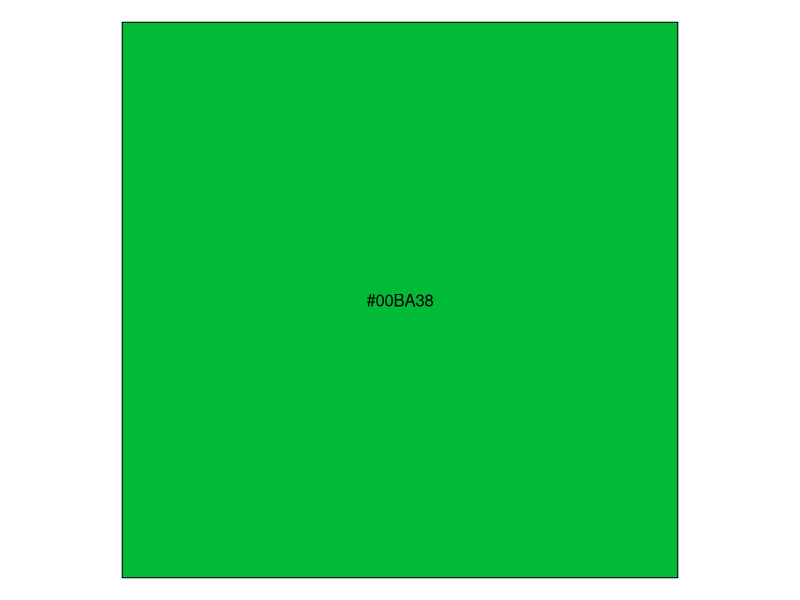
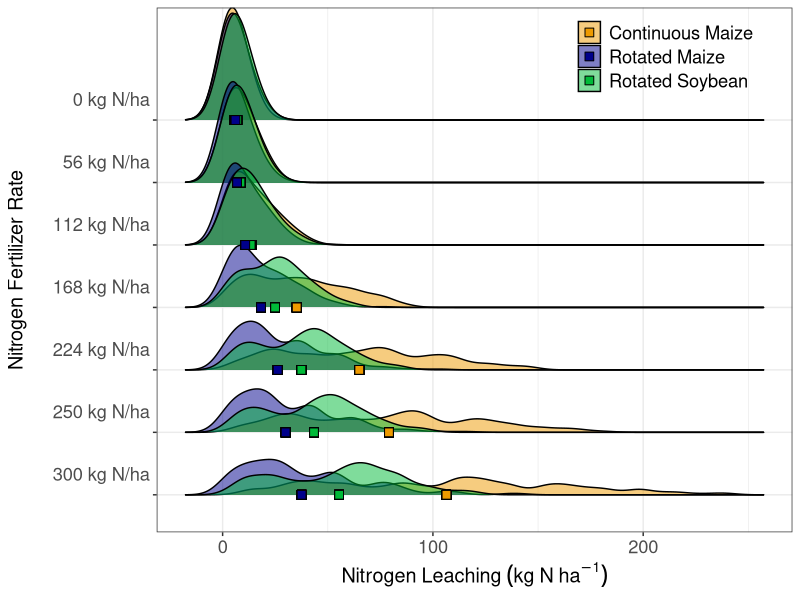
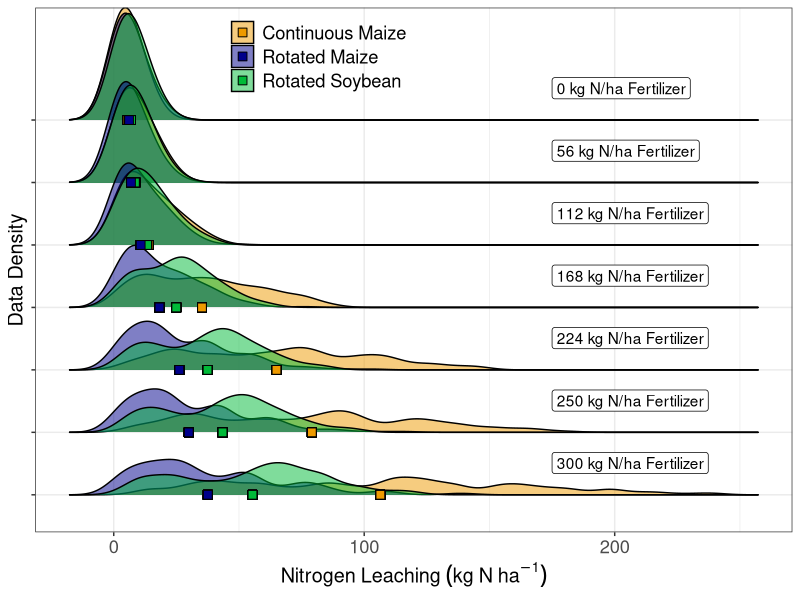
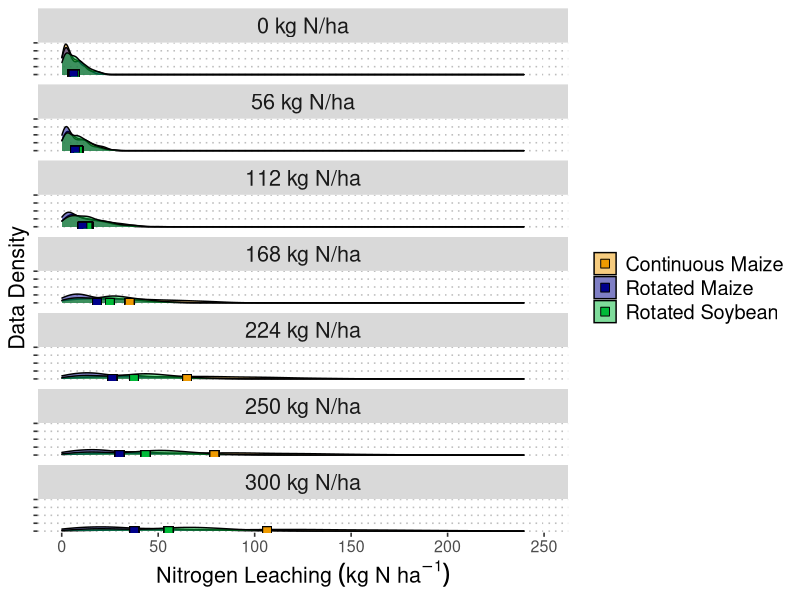
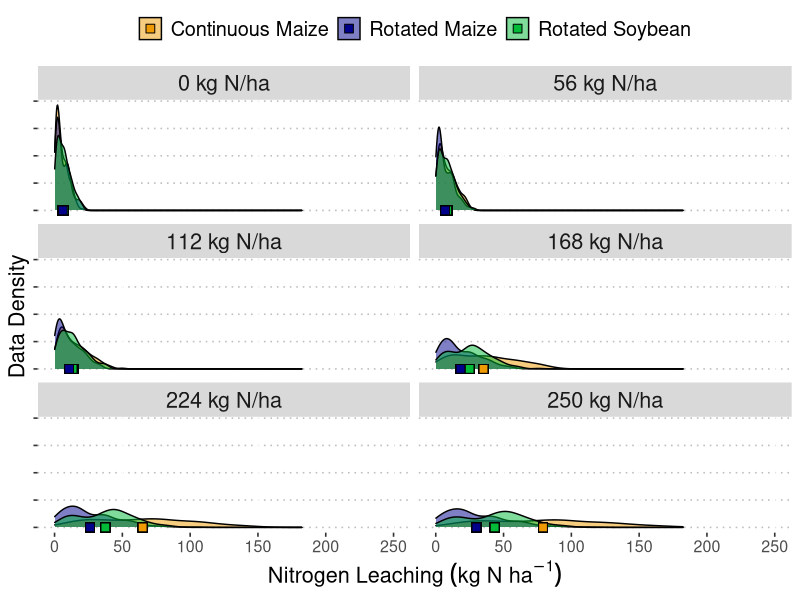
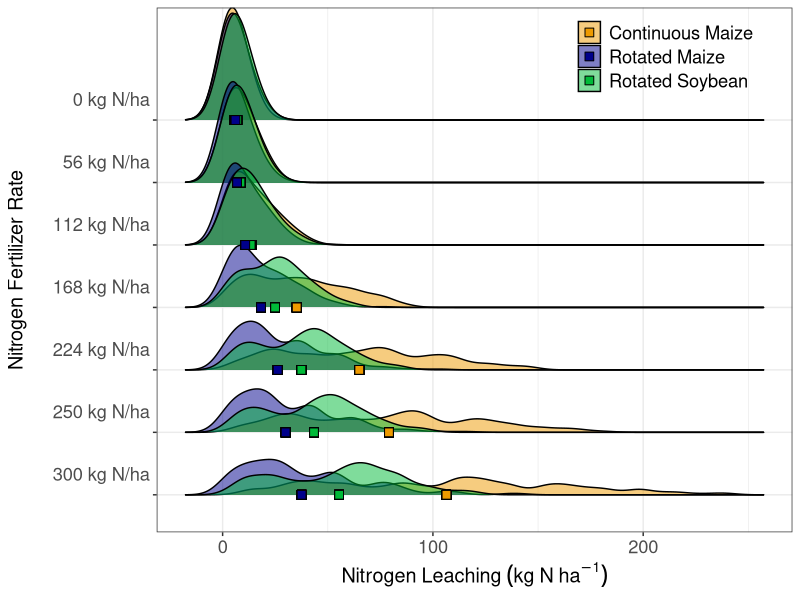
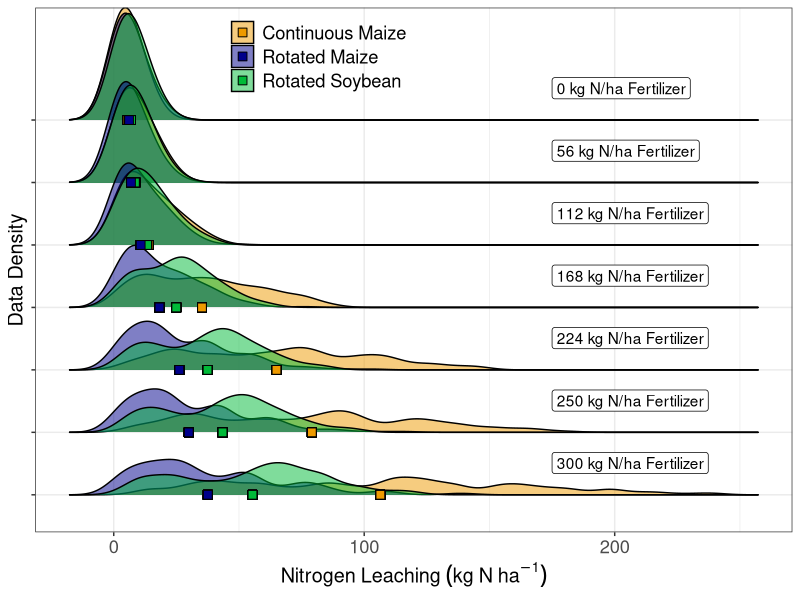
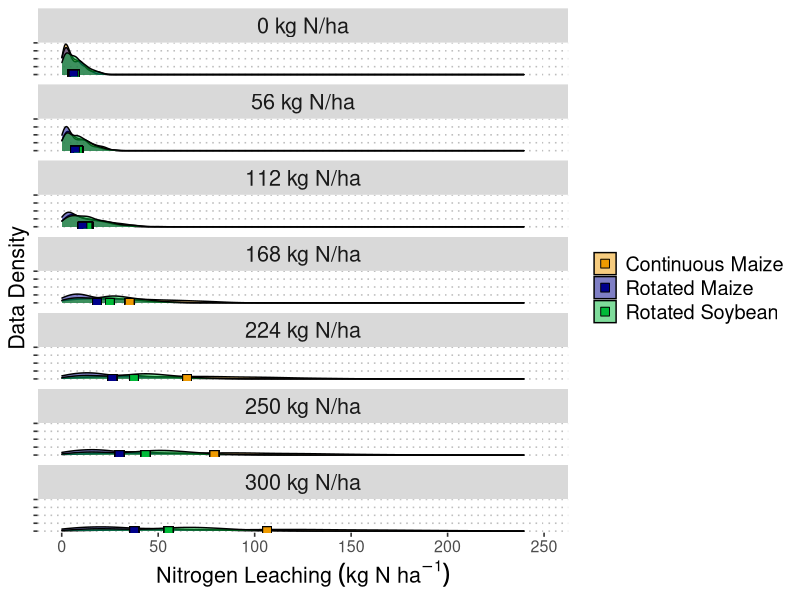

Source code (R) for these figures, in order:
# author: gina
# created: 6/1/2020
# purpose: process heather's data
# last updated: 6/8/2020 (yields weren't crop specific, asked heather to change)
#               6/17/2020 look at soils data
#               8/20/2020 (removed sutherland, checking)
#               9/14/2020 (make it look nice)
#               10/9/2020 (this won't work any more, no soybean...)

library(tidyverse)
library(scales)
library(ggridges)
library(ggpubr)



# plot things -------------------------------------------------------------

clr1 <- "orange2"
clr2 <- "darkblue"
clr3 <- "#00BA38"

show_col(clr3)

rawdat <- read_csv("01_proc-raw-outs/pro_apdat.csv") %>% 
  mutate(rotation2 = ifelse(rotation == "sc", "cs", rotation),
         croprot = paste0(crop, rotation2)) %>% 
  select(croprot, everything())

#--original

rawdat %>% 
  arrange(nrate_kgha) %>% 
  mutate(
    nrateF = paste(nrate_kgha, "kg N/ha"),
    nrateF = fct_inorder(nrateF),
    nrateF2 = factor(nrateF, levels = rev(levels(nrateF))),
    croprotnice = dplyr::recode(croprot,
                                corncc = "Continuous Maize",
                                corncs = "Rotated Maize",
                                soycs = "Rotated Soybean")) %>%
  group_by(nrateF2, croprotnice) %>% 
  mutate(mnleach = mean(leaching_kgha)) %>% 
  ggplot(aes(x = leaching_kgha, y = nrateF2, fill = croprotnice)) +
  geom_density_ridges(alpha = 0.5) +
  geom_point(aes(x = mnleach, y = nrateF2), pch = 22, size = 3) +
  scale_fill_manual(values = c(clr1, clr2, clr3)) + 
  labs(y = "Nitrogen Fertilizer Rate\n",
       x = expression(Nitrogen~Leaching~(kg~N~ha^-1)),
       fill = NULL) + 
  theme_bw() + 
  theme(axis.text = element_text(size = rel(1.2)),
        axis.text.y = element_text(vjust = -1),
        axis.title = element_text(size = rel(1.3)),
        legend.justification = c(1, 1),
        legend.position = c(0.95,0.99),
        legend.background = element_blank(),
        legend.text = element_text(size = rel(1.2)))

ggsave("fig3.png")

#--move labels
nlabs <- 
  rawdat %>% 
  arrange(nrate_kgha) %>% 
  mutate(
    nrateF = paste(nrate_kgha, "kg N/ha"),
    nrateF = fct_inorder(nrateF),
    nrateF2 = factor(nrateF, levels = rev(levels(nrateF))),
    croprotnice = dplyr::recode(croprot,
                                corncc = "Continuous Maize",
                                corncs = "Rotated Maize",
                                soycs = "Rotated Soybean")) %>% 
  filter(croprotnice == "Rotated Maize") %>% 
  select(nrate_kgha, croprotnice, nrateF, nrateF2) %>% 
  distinct()

rawdat %>% 
  arrange(nrate_kgha) %>% 
  mutate(
    nrateF = paste(nrate_kgha, "kg N/ha"),
    nrateF = fct_inorder(nrateF),
    nrateF2 = factor(nrateF, levels = rev(levels(nrateF))),
    croprotnice = dplyr::recode(croprot,
                                     corncc = "Continuous Maize",
                                     corncs = "Rotated Maize",
                                     soycs = "Rotated Soybean")) %>%
  group_by(nrateF2, croprotnice) %>% 
  mutate(mnleach = mean(leaching_kgha)) %>% 
  ggplot(aes(x = leaching_kgha, y = nrateF2, fill = croprotnice)) +
  geom_density_ridges(alpha = 0.5) +
  geom_point(aes(x = mnleach, y = nrateF2), pch = 22, size = 3) +
  geom_label(data = nlabs, aes(x = 175, y = nrateF2, label = paste(nrate_kgha, "kg N/ha Fertilizer"),
                               vjust = -1, hjust = 0),
             fill = "white") +
  # geom_label(data = nlabs, aes(x = -50, y = nrateF2, label = paste(nrate_kgha, "kg N/ha Fertilizer"),
  #                              vjust = -2, hjust = 0),
  #            fill = "white") +
  scale_fill_manual(values = c(clr1, clr2, clr3)) + 
  labs(y = "Data Density",
       x = expression(Nitrogen~Leaching~(kg~N~ha^-1)),
       fill = NULL) + 
  theme_bw() + 
  theme(axis.text = element_text(size = rel(1.2)),
        axis.text.y = element_blank(),
        axis.title = element_text(size = rel(1.3)),
        legend.justification = c(1, 1),
        legend.position = c(0.5,0.99),
        legend.background = element_blank(),
        legend.text = element_text(size = rel(1.2)))

ggsave("fig3_stacked.png")


# looks dumb --------------------------------------------------------------


fig_dat <- 
  rawdat %>% 
  mutate(nrateF = as.factor(nrate_kgha),
         nrateF2 = factor(nrateF, levels = rev(levels(nrateF))),
         croprotnice = dplyr::recode(croprot,
                                     corncc = "Continuous Maize",
                                     corncs = "Rotated Maize",
                                     soycs = "Rotated Soybean")) %>%
  group_by(nrateF2, croprotnice) %>% 
  mutate(mnleach = mean(leaching_kgha)) %>% 
  select(site_id, croprot, croprotnice, nrate_kgha, nrateF, nrateF2, leaching_kgha, mnleach)


fig_dat %>%
  arrange(nrate_kgha) %>% 
  mutate(striplab = paste(nrate_kgha, "kg N/ha"),
         striplab = fct_inorder(striplab),
         striplab2 = fct_rev(striplab)) %>% 
  ggplot(aes(leaching_kgha, fill = croprotnice)) +
  geom_density_line(alpha = 0.5) +
  geom_point(aes(x = mnleach, y = 0), pch = 22, size = 3) +
  scale_fill_manual(values = c(clr1, clr2, clr3)) + 
  labs(y = "Data Density",
       x = expression(Nitrogen~Leaching~(kg~N~ha^-1)),
       fill = NULL) +
  theme_bw() +
  theme_pubclean() +
  theme(axis.text.x = element_text(size = rel(1.2)),
        axis.text.y = element_blank(),
        axis.title = element_text(size = rel(1.3)),
        strip.text = element_text(size = rel(1.3)),
        #legend.justification = c(1, 1),
        legend.position = "right",
        legend.direction = "vertical",
        legend.background = element_blank(),
        legend.text = element_text(size = rel(1.2))) +
  facet_wrap(~striplab2, ncol = 1, strip.position = "top") + 
  coord_cartesian(xlim = c(0, 250))

ggsave("fig3_dumb.png")


fig_dat %>%
  filter(nrate_kgha != 300) %>% 
  arrange(nrate_kgha) %>% 
  mutate(striplab = paste(nrate_kgha, "kg N/ha"),
         striplab = fct_inorder(striplab),
         striplab2 = fct_rev(striplab)) %>% 
  ggplot(aes(leaching_kgha, fill = croprotnice)) +
  geom_density_line(alpha = 0.5) +
  geom_point(aes(x = mnleach, y = 0), pch = 22, size = 3) +
  scale_fill_manual(values = c(clr1, clr2, clr3)) + 
  labs(y = "Data Density",
       x = expression(Nitrogen~Leaching~(kg~N~ha^-1)),
       fill = NULL) +
  theme_bw() +
  theme_pubclean() +
  theme(axis.text.x = element_text(size = rel(1.2)),
        axis.text.y = element_blank(),
        axis.title = element_text(size = rel(1.3)),
        strip.text = element_text(size = rel(1.3)),
        #legend.justification = c(0.2, 0.8),
        legend.position = "top",
        legend.direction = "horizontal",
        legend.background = element_blank(),
        legend.text = element_text(size = rel(1.2))) +
  facet_wrap(~striplab2, ncol = 2, strip.position = "top") + 
  coord_cartesian(xlim = c(0, 250))

ggsave("fig3_panels.png")
